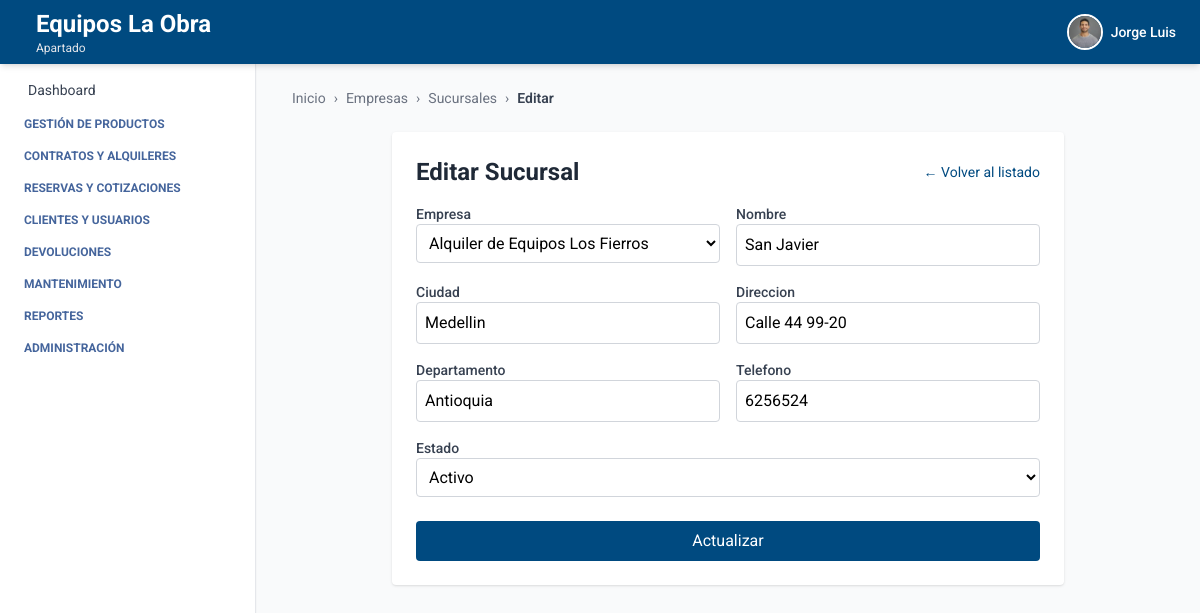
/empresa/sucursales/1/editar/ (signed in), run on the app's committed database.
### autenticacion/models.py (models this page shows, shortened)
class Usuario(AbstractUser):
    telefono = models.CharField(max_length=20, blank=True, null=True)
    empresa = models.ForeignKey(Empresa, on_delete=models.SET_NULL, null=True, blank=True)
    sucursal = models.ForeignKey(Sucursal, on_delete=models.SET_NULL, null=True, blank=True)
    ESTADOS = [
        ("activo", "Activo"),
        ("inactivo", "Inactivo"),
    ]
    estado = models.CharField(max_length=10, choices=ESTADOS, default="activo")
    foto_perfil = models.ImageField(upload_to='usuarios/img/', blank=True, null=True)
    groups = models.ManyToManyField(
        Group,
        related_name='usuarios',  # Evita conflicto con 'user_set'
        blank=True,
        help_text='The groups this user belongs to.',
        verbose_name='groups'
    )
    user_permissions = models.ManyToManyField(
        Permission,
        related_name='usuarios',  # Evita conflicto con 'user_set'
        blank=True,
        help_text='Specific permissions for this user.',
        verbose_name='user permissions'
    )

### empresa/models.py (models this page shows, shortened)
class Empresa(models.Model):
    ESTADOS = [
        ("activo", "Activo"),
        ("inactivo", "Inactivo"),
    ]
    nombre = models.CharField(max_length=100)
    nit = models.CharField(max_length=50, unique=True)
    ciudad = models.CharField(max_length=100, blank=True, null=True)
    direccion = models.CharField(max_length=255, blank=True, null=True)
    departamento = models.CharField(max_length=100, blank=True, null=True)
    telefono = models.CharField(max_length=20, blank=True, null=True)
    estado = models.CharField(max_length=20, choices=ESTADOS, default="activo")
    logo = models.ImageField(upload_to='empresas/img/', blank=True, null=True)
    def __str__(self):
        return self.nombre

class Sucursal(models.Model):
    ESTADOS = [
        ("activo", "Activo"),
        ("inactivo", "Inactivo"),
    ]
    empresa = models.ForeignKey(Empresa, related_name='sucursales', on_delete=models.CASCADE)
    nombre = models.CharField(max_length=100)
    ciudad = models.CharField(max_length=100)
    direccion = models.CharField(max_length=255)
    departamento = models.CharField(max_length=100, blank=True, null=True)
    telefono = models.CharField(max_length=20, blank=True, null=True)
    estado = models.CharField(max_length=20, choices=ESTADOS, default="activo")

### empresa/views.py (the view)
# urls.py: path('sucursales/<int:pk>/editar/', SucursalUpdateView.as_view(), name='editar_sucursal'),
class SucursalUpdateView(LoginRequiredMixin, BreadcrumbMixin, UpdateView):
    model = Sucursal
    form_class = SucursalEditForm
    template_name = 'editar_sucursal.html'
    success_url = reverse_lazy('sucursal_list')
    breadcrumb_items = [
        ("Empresas", reverse_lazy("empresa_list")),
        ("Sucursales", reverse_lazy("sucursal_list")),
        ("Editar", None)]

### core/views.py (called while the page is built)
    def get_context_data(self, **kwargs):
        context = super().get_context_data(**kwargs)
        context["home"] = self.home_url
        context["breadcrumb_items"] = self.breadcrumb_items
        return context

### empresa/templates/editar_sucursal.html (shortened to what this page needs)
{% extends "index.html" %}
{% block breadcrumb %}
  {% include "breadcrumb.html" with home='/' breadcrumbs=breadcrumb_items %}
{% endblock %}
{% block content %}
<div class="max-w-2xl mx-auto mt-6 bg-white p-6 rounded shadow">
  <div class="flex justify-between items-center mb-4">
    <h2 class="text-2xl font-bold text-gray-800">Editar Sucursal</h2>
    <a href="{% url 'sucursal_list' %}" class="text-sm text-[var(--primary-color)] hover:underline">
      ← Volver al listado
    </a>
  </div>
  <form method="post" class="grid grid-cols-2 gap-4">
    {% for field in form %}
    <div class="{% if forloop.counter == form.fields|length %}col-span-2{% endif %}">
      <label for="{{ field.id_for_label }}" class="block text-sm font-medium text-gray-700">{{ field.label }}</label>
      {{ field }}
    </div>
    {% endfor %}
    <div class="col-span-2">
      <button type="submit" class="mt-2 w-full bg-[var(--primary-color)] text-white py-2 rounded hover:bg-blue-700 transition">
        Actualizar
      </button>
    </div>
  </form>
</div>
{% endblock %}

### core/templates/header.html (shortened to what this page needs)
<header class="bg-[var(--primary-color)] shadow-md w-full h-16 flex items-center px-6 justify-between fixed top-0 left-0 z-10">
  <h1 class="text-white flex items-center gap-3 leading-tight">
    <div class="leading-tight">
  {% if request.user.is_authenticated %}
    {% if request.user.empresa %}
      <span class="text-xl sm:text-2xl font-bold block">
        {{ request.user.empresa.nombre }}
      </span>
    {% endif %}
    {% if request.user.sucursal %}
      <span class="text-xs text-gray-200 block">
        {{ request.user.sucursal.nombre }}
      </span>
    {% endif %}
  {% else %}
    <span class="text-xl text-gray-200 block">Gestión inteligente de Equipos</span>
  {% endif %}
</div>
  </h1>
  {% if request.user.is_authenticated %}
  <div x-data="{ open: false }" class="relative flex items-center space-x-3 cursor-pointer" @click.away="open = false">
    <button @click="open = !open" class="flex items-center space-x-2 focus:outline-none">
      {% if request.user.foto_perfil %}
        <img src="{{ request.user.foto_perfil.url }}" alt="Perfil" class="w-9 h-9 rounded-full object-cover border-2 border-white" />
      {% else %}
        <div class="w-9 h-9 rounded-full bg-white text-[var(--primary-color)] flex items-center justify-center font-bold text-sm">
          {{ request.user.first_name|first }}{{ request.user.last_name|first }}
        </div>
      {% endif %}
      <span class="text-white hidden sm:block text-sm font-medium">{{ request.user.first_name }}</span>
    </button>
  </div>
  {% endif %}
</header>

### core/templates/index.html (style rules this page uses)
:root { --primary-color: #004a80; --text-aside-color: rgb(69, 101, 156); }
body { font-family: 'Roboto', sans-serif; }

### data on the page
Usuario: user.empresa.nombre "Equipos La Obra", user.sucursal.nombre "Apartado", user.foto_perfil (picture), user.first_name "Jorge Luis"
Sucursal: form "Alquiler de Equipos Los Fierros" "San Javier" "Medellin" "Calle 44 99-20" "Antioquia" "6256524" "Activo"

### other printed values
{{ label }} "Empresas" "Sucursales"
{{ label }} "Editar"
{{ field.label }} "Empresa" "Nombre" "Ciudad" "Direccion" "Departamento" "Telefono" "Estado"
